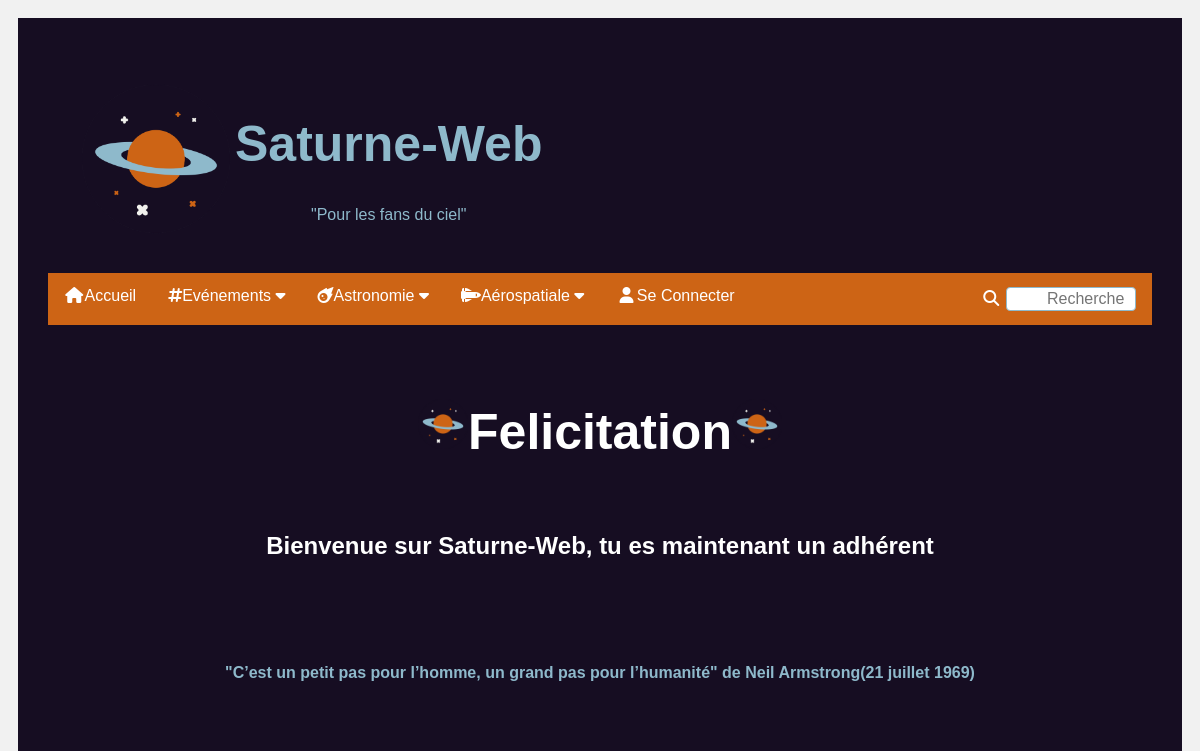
The page /Bienvenue.php on the database its author committed.
### tables this page shows
create table Citation(
IdCita int not NULL AUTO_INCREMENT,
NomAuteur varchar(20),
PrenomAuteur varchar(20),
laCitation varchar(200),
dateCitation varchar(20),
PRIMARY KEY (IdCita));

### CitationsPhp.php (the view, shortened to what this page needs)
<?php
$connexion= new mysqli("localhost","root","","saturneweb")
		or die("connexion au serveur impossible");
$requete="SELECT COUNT(IdCita ) FROM citation;";
$resultat= $connexion->query($requete);
$connexion->set_charset("utf8");
$row = $resultat->fetch_array(MYSQLI_NUM);
$min=1;
$max=$row[0];
$rand=rand ( $min , $max );
$requete="select * FROM citation Where IdCita=$rand ;";
$resultat= $connexion->query($requete);
echo"<table cellpadding='1' border='0'>";
while($ligne=$resultat->fetch_assoc())
{
	extract($ligne);
	echo"<h4><strong> \"$laCitation\" de  $PrenomAuteur $NomAuteur($dateCitation)</strong></h4>";
}
echo "</table>";
?>

### Saturne-Web.css (style rules this page uses)
* { box-sizing: border-box; text-decoration:none; }
body { font-family: Arial; padding: 10px; background: #f1f1f1; }

### rows shown on the page
citation: laCitation "C’est un petit pas pour l’homme, un grand pas pour l’humanité", PrenomAuteur "Neil", NomAuteur "Armstrong", dateCitation "21 juillet 1969"
